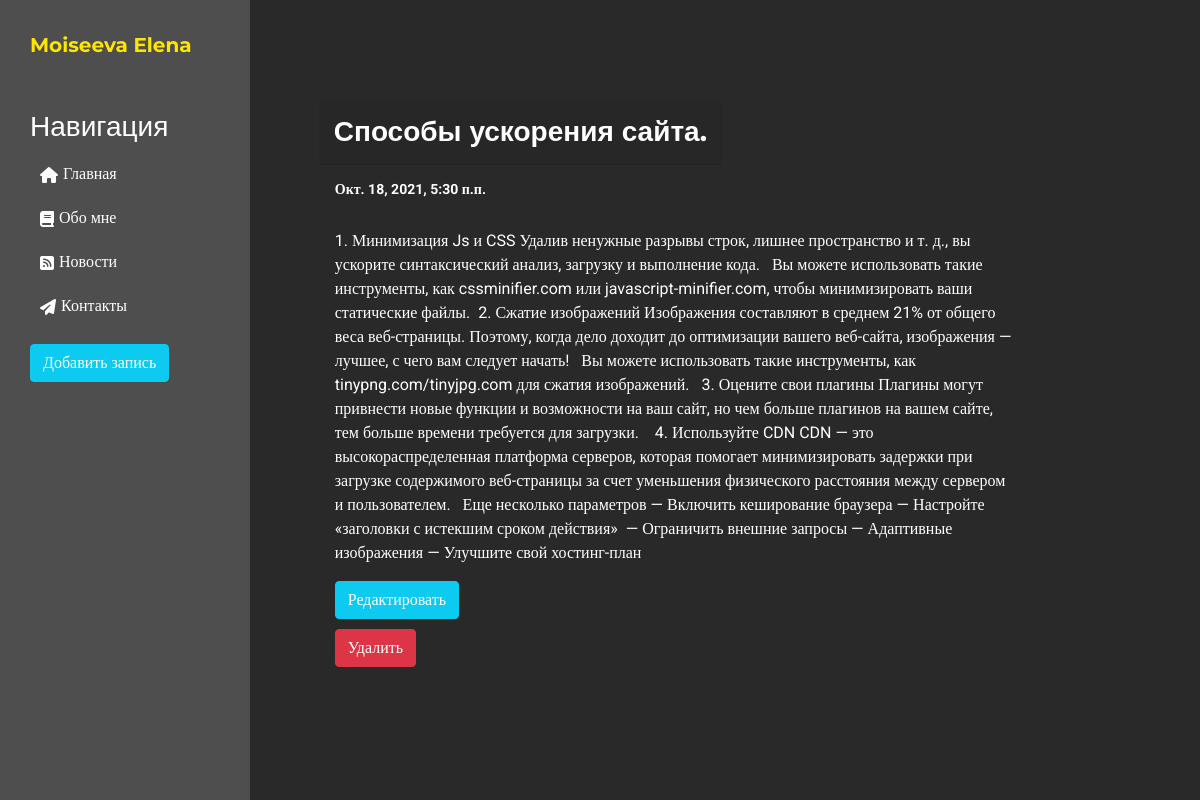
Page /news/4 on the committed database.
### news/models.py (models this page shows, shortened)
class Article(models.Model):
    title = models.CharField('Название', max_length=50)
    anons = models.CharField('Анонс', max_length=250)
    full_text = models.TextField('Статья')
    date = models.DateTimeField('Дата публикации')
    class Meta:
        verbose_name = 'Новость'
        verbose_name_plural = 'Новости'

### news/views.py (the view)
# urls.py: path('<int:pk>', views.NewsDetailView.as_view(), name='news-detail'),
class NewsDetailView(DetailView):
    model = Article
    template_name = 'news/details_view.html'
    context_object_name = 'article' #название ключа, по которому будем передавать запись внутрь шаблона

### news/templates/news/details_view.html (shortened to what this page needs)
{% extends 'lesson_one/layout.html' %}
{% block content %}
<div class="card news-card">
    <h5 class="card-header">{{ article.title }}</h5>
    <div class="card-body">
        <h5 class="card-title">{{ article.date }}</h5><br>
        <p class="card-text">{{ article.full_text }}</p>
        <a href="{% url 'news-update' article.id %}" class="btn btn-info">Редактировать</a><br>
        <a href="{% url 'news-delete' article.id %}" class="btn btn-danger">Удалить</a>
    </div>
</div>
{% endblock %}

### lesson_one/static/lesson_one/css/lesson_one.css (style rules this page uses)
body { font-family: 'Roboto','Arial', serif; font-family: 'Montserrat', sans-serif; background: #292929; color: #fff; }
.card { background-color: #292929; margin-bottom: 20px; align-items: start; border: none; }
p.card-text { width: 100%; font-family: Roboto; }
.card-title { font-weight: bold; }
.news-card { margin-top: 100px; color: #fff; width: 75%; margin-left: 0px; left: -50px; ; }
.news-card .card-header { font-size: 28px; padding: 15px; font-weight: bold; }
.news-card .card-body h5 { font-weight: regular; font-size: 14px; font-family: Roboto; }
.btn { font-family: Roboto; }
.btn-info { margin-bottom: 10px; color: #fff; }

### rows in the picture
Article: title "Способы ускорения сайта.", date "Окт. 18, 2021, 5:30 п.п.", full_text "1. Минимизация Js и CSS⁣ Удалив ненужные разрывы строк, лишнее пространство и т. д., вы ускорите синтаксический анализ, загрузку и выполнение кода. ⁣ ⁣ Вы можете использовать такие инструменты, как cssminifier.com или javascript-minifier.com, чтобы минимизировать ваши статические файлы. ⁣ 2. Сжатие изображений⁣ Изображения составляют в среднем 21% от общего веса веб-страницы. Поэтому, когда дело доходит до оптимизации вашего веб-сайта, изображения — лучшее, с чего вам следует начать! ⁣ ⁣ Вы можете использовать такие инструменты, как tinypng.com/tinyjpg.com для сжатия изображений. ⁣ ⁣ 3. Оцените свои плагины⁣ Плагины могут привнести новые функции и возможности на ваш сайт, но чем больше…"
